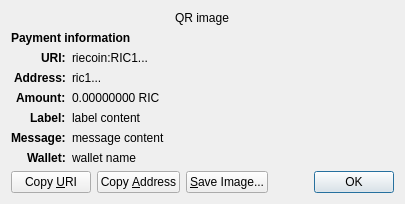
<?xml version="1.0" encoding="UTF-8"?>
<ui version="4.0">
 <class>ReceiveRequestDialog</class>
 <widget class="QDialog" name="ReceiveRequestDialog">
  <property name="geometry">
   <rect>
    <x>0</x>
    <y>0</y>
    <width>413</width>
    <height>229</height>
   </rect>
  </property>
  <property name="windowTitle">
   <string>Request payment to ...</string>
  </property>
  <layout class="QGridLayout" name="gridLayout" columnstretch="0,1">
   <property name="sizeConstraint">
    <enum>QLayout::SetFixedSize</enum>
   </property>
   <item row="0" column="0" colspan="2" alignment="Qt::AlignHCenter">
    <widget class="QRImageWidget" name="qr_code">
     <property name="text">
      <string notr="true">QR image</string>
     </property>
     <property name="textInteractionFlags">
      <set>Qt::NoTextInteraction</set>
     </property>
    </widget>
   </item>
   <item row="1" column="0" colspan="2">
    <widget class="QLabel" name="payment_header">
     <property name="font">
      <font>
       <weight>75</weight>
       <bold>true</bold>
      </font>
     </property>
     <property name="text">
      <string>Payment information</string>
     </property>
     <property name="textInteractionFlags">
      <set>Qt::NoTextInteraction</set>
     </property>
    </widget>
   </item>
   <item row="2" column="0" alignment="Qt::AlignRight|Qt::AlignTop">
    <widget class="QLabel" name="uri_tag">
     <property name="font">
      <font>
       <weight>75</weight>
       <bold>true</bold>
      </font>
     </property>
     <property name="text">
      <string notr="true">URI:</string>
     </property>
     <property name="textFormat">
      <enum>Qt::PlainText</enum>
     </property>
     <property name="textInteractionFlags">
      <set>Qt::NoTextInteraction</set>
     </property>
    </widget>
   </item>
   <item row="2" column="1" alignment="Qt::AlignTop">
    <widget class="QLabel" name="uri_content">
     <property name="text">
      <string notr="true">riecoin:RIC1...</string>
     </property>
     <property name="textFormat">
      <enum>Qt::RichText</enum>
     </property>
     <property name="wordWrap">
      <bool>true</bool>
     </property>
     <property name="textInteractionFlags">
      <set>Qt::TextSelectableByMouse</set>
     </property>
    </widget>
   </item>
   <item row="3" column="0" alignment="Qt::AlignRight|Qt::AlignTop">
    <widget class="QLabel" name="address_tag">
     <property name="font">
      <font>
       <weight>75</weight>
       <bold>true</bold>
      </font>
     </property>
     <property name="text">
      <string>Address:</string>
     </property>
     <property name="textInteractionFlags">
      <set>Qt::NoTextInteraction</set>
     </property>
    </widget>
   </item>
   <item row="3" column="1" alignment="Qt::AlignTop">
    <widget class="QLabel" name="address_content">
     <property name="text">
      <string notr="true">ric1...</string>
     </property>
     <property name="textFormat">
      <enum>Qt::PlainText</enum>
     </property>
     <property name="textInteractionFlags">
      <set>Qt::TextSelectableByMouse</set>
     </property>
    </widget>
   </item>
   <item row="4" column="0" alignment="Qt::AlignRight|Qt::AlignTop">
    <widget class="QLabel" name="amount_tag">
     <property name="font">
      <font>
       <weight>75</weight>
       <bold>true</bold>
      </font>
     </property>
     <property name="text">
      <string>Amount:</string>
     </property>
     <property name="textInteractionFlags">
      <set>Qt::NoTextInteraction</set>
     </property>
    </widget>
   </item>
   <item row="4" column="1" alignment="Qt::AlignTop">
    <widget class="QLabel" name="amount_content">
     <property name="text">
      <string notr="true">0.00000000 RIC</string>
     </property>
     <property name="textFormat">
      <enum>Qt::PlainText</enum>
     </property>
     <property name="textInteractionFlags">
      <set>Qt::TextSelectableByMouse</set>
     </property>
    </widget>
   </item>
   <item row="5" column="0" alignment="Qt::AlignRight|Qt::AlignTop">
    <widget class="QLabel" name="label_tag">
     <property name="font">
      <font>
       <weight>75</weight>
       <bold>true</bold>
      </font>
     </property>
     <property name="text">
      <string>Label:</string>
     </property>
     <property name="textInteractionFlags">
      <set>Qt::NoTextInteraction</set>
     </property>
    </widget>
   </item>
   <item row="5" column="1" alignment="Qt::AlignTop">
    <widget class="QLabel" name="label_content">
     <property name="text">
      <string notr="true">label content</string>
     </property>
     <property name="textFormat">
      <enum>Qt::PlainText</enum>
     </property>
     <property name="wordWrap">
      <bool>true</bool>
     </property>
     <property name="textInteractionFlags">
      <set>Qt::TextSelectableByMouse</set>
     </property>
    </widget>
   </item>
   <item row="6" column="0" alignment="Qt::AlignRight|Qt::AlignTop">
    <widget class="QLabel" name="message_tag">
     <property name="font">
      <font>
       <weight>75</weight>
       <bold>true</bold>
      </font>
     </property>
     <property name="text">
      <string>Message:</string>
     </property>
     <property name="textInteractionFlags">
      <set>Qt::NoTextInteraction</set>
     </property>
    </widget>
   </item>
   <item row="6" column="1" alignment="Qt::AlignTop">
    <widget class="QLabel" name="message_content">
     <property name="text">
      <string notr="true">message content</string>
     </property>
     <property name="textFormat">
      <enum>Qt::PlainText</enum>
     </property>
     <property name="wordWrap">
      <bool>true</bool>
     </property>
     <property name="textInteractionFlags">
      <set>Qt::TextSelectableByMouse</set>
     </property>
    </widget>
   </item>
   <item row="7" column="0" alignment="Qt::AlignRight|Qt::AlignTop">
    <widget class="QLabel" name="wallet_tag">
     <property name="font">
      <font>
       <weight>75</weight>
       <bold>true</bold>
      </font>
     </property>
     <property name="text">
      <string>Wallet:</string>
     </property>
     <property name="textInteractionFlags">
      <set>Qt::NoTextInteraction</set>
     </property>
    </widget>
   </item>
   <item row="7" column="1" alignment="Qt::AlignTop">
    <widget class="QLabel" name="wallet_content">
     <property name="text">
      <string notr="true">wallet name</string>
     </property>
     <property name="textFormat">
      <enum>Qt::PlainText</enum>
     </property>
     <property name="wordWrap">
      <bool>true</bool>
     </property>
     <property name="textInteractionFlags">
      <set>Qt::TextSelectableByMouse</set>
     </property>
    </widget>
   </item>
   <item row="8" column="0" colspan="2">
    <layout class="QHBoxLayout" name="horizontalLayout">
     <item>
      <widget class="QPushButton" name="btnCopyURI">
       <property name="text">
        <string>Copy &amp;URI</string>
       </property>
       <property name="autoDefault">
        <bool>false</bool>
       </property>
      </widget>
     </item>
     <item>
      <widget class="QPushButton" name="btnCopyAddress">
       <property name="text">
        <string>Copy &amp;Address</string>
       </property>
       <property name="autoDefault">
        <bool>false</bool>
       </property>
      </widget>
     </item>
     <item>
      <widget class="QPushButton" name="btnSaveAs">
       <property name="text">
        <string>&amp;Save Image...</string>
       </property>
       <property name="autoDefault">
        <bool>false</bool>
       </property>
      </widget>
     </item>
     <item>
      <spacer name="horizontalSpacer_2">
       <property name="orientation">
        <enum>Qt::Horizontal</enum>
       </property>
       <property name="sizeHint" stdset="0">
        <size>
         <width>40</width>
         <height>20</height>
        </size>
       </property>
      </spacer>
     </item>
     <item>
      <widget class="QDialogButtonBox" name="buttonBox">
       <property name="focusPolicy">
        <enum>Qt::StrongFocus</enum>
       </property>
       <property name="standardButtons">
        <set>QDialogButtonBox::Ok</set>
       </property>
      </widget>
     </item>
    </layout>
   </item>
  </layout>
 </widget>
 <customwidgets>
  <customwidget>
   <class>QRImageWidget</class>
   <extends>QLabel</extends>
   <header>qt/qrimagewidget.h</header>
  </customwidget>
 </customwidgets>
 <tabstops>
  <tabstop>buttonBox</tabstop>
  <tabstop>btnCopyURI</tabstop>
  <tabstop>btnCopyAddress</tabstop>
  <tabstop>btnSaveAs</tabstop>
 </tabstops>
 <resources/>
 <connections>
  <connection>
   <sender>buttonBox</sender>
   <signal>accepted()</signal>
   <receiver>ReceiveRequestDialog</receiver>
   <slot>accept()</slot>
   <hints>
    <hint type="sourcelabel">
     <x>135</x>
     <y>230</y>
    </hint>
    <hint type="destinationlabel">
     <x>135</x>
     <y>126</y>
    </hint>
   </hints>
  </connection>
 </connections>
</ui>
